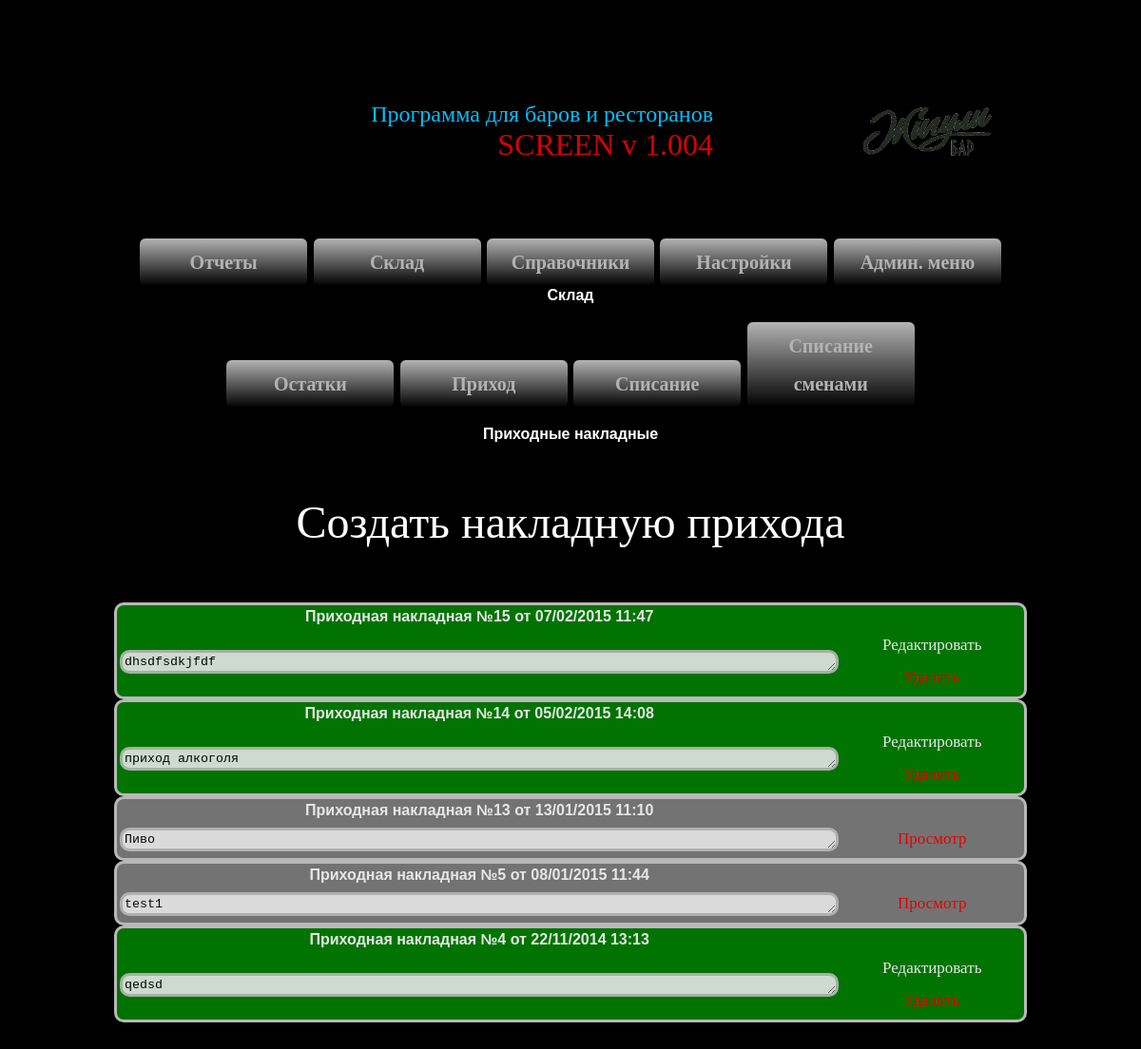
/localhost/index2.php?st=sklad&sp=prihod, run on the app's committed database.
### tables this page shows
CREATE TABLE IF NOT EXISTS `settings` (
  `id` int(11) NOT NULL AUTO_INCREMENT,
  `name` text NOT NULL,
  `value` text NOT NULL,
  `text` text NOT NULL,
  `visible` text NOT NULL,
  PRIMARY KEY (`id`)
);

CREATE TABLE IF NOT EXISTS `docs` (
  `id` int(11) NOT NULL AUTO_INCREMENT,
  `name` text NOT NULL,
  `type` text NOT NULL,
  `date` text NOT NULL,
  `status` text NOT NULL,
  `comment` text NOT NULL,
  PRIMARY KEY (`id`)
);

### localhost/conf.php (called while the page is built, shortened)
<?php
$ath = mysql_query("select * from settings where name='programm_version';");
if($ath)
{
while($author = mysql_fetch_array($ath))
$version = $author[value];
}
?>

### localhost/prihod.php (the view, shortened to what this page needs)
<center><b>Приходные накладные</b></center>
<br>
<br>
<a href='?st=sklad&sp=prihod_new'><font color='' size='+4'>Создать накладную прихода</font></a>
<br>
<br><br>
<?php
include"conf.php";
$ath = mysql_query("select * from docs WHERE type='in' ORDER BY id DESC;");
if($ath)
{
while($author = mysql_fetch_array($ath))
if ($author[id] <>'') {
$dt = date( 'd/m/Y H:i', $author[date] );
echo"
<center>
";
if ($author[status] == 'open') {
echo"<table width='80%' border='0' id='ugolkrug' bgcolor='green'>";
}
if ($author[status] == 'close') {
echo"<table width='80%' border='0' id='ugolkrug' bgcolor='gray'>";
}
echo"
<tr>
<td width='80%'>
<center><b>$author[name] №$author[id] от $dt</center>
</td>
<td width='20%'>
</td>
</tr>
<tr>
<td width='80%'>
<textarea name='names' rows='1' cols='12' style='width: 100%' id='ugolkrug'>$author[comment]</textarea>
</td>
<td width='20%'>
<center>
";
if ($author[status] == 'open') {
echo"<a href='?st=sklad&sp=prihod_edit&id=$author[id]'><font color='white'>Редактировать</font></a>
<br>
<a href='?st=sklad&sp=prihod&action=delete&id=$author[id]'><font color='red'>Удалить</font></a>";
}
if ($author[status] == 'close') {
echo"
<a href='?st=sklad&sp=prihod_view&id=$author[id]'><font color='red'>Просмотр</font></a>";
}
echo"
</center>
</td>
</tr>
</table>
</center>
";
}
}
?>
<br>
<br>
<br>

### localhost/index2.php (shortened to what this page needs)
<?php include"style.css"; include"conf.php"; ?>
<html>
<head>
<head>
</head>
<body>
<table  border="0" cellspacing="0" cellpadding="0" align="center" width='100%' height='100%'>
<tr>
<td width=25%'  >
<table  border="0" cellspacing="0" cellpadding="0" align="center" width='100%' height='10%'>
<tr>
<td width=50%'>
<p class='top3'>
<font color='deepskyblue' size='+2'>
Программа для баров и ресторанов</font><br><font color='darkskyblue' size='+3'>
SCREEN v <?php echo"$version"; ?></font></p>
</td>
</td>
<td width='10%'>
</td>
<td width='20%'>
<br><br>
<img src='img/logo2.png' style=" width: 50%;   border-radius: 30px; -webkit-border-radius: 30px; -moz-border-radius: 30px;">
<br>
<br>
<br>
</td>
</tr>
</table>
<center>
<table  border="0" cellspacing="0" cellpadding="0" align="center" width='100%' height='10%'>
<tr>
<td width=100%'>
<center>
<?php include"menu.php"; ?>
</center>
</td>
</tr>
</table>
</center>
<table  border="0" cellspacing="0" cellpadding="0" align="center" width='100%' height='70%'>
<tr>
<td width=100%'>
<center>
<?php
if ($_GET[st] == 'sklad') {include"sklad.php";}
?>
</center>
</td>
</tr>
</table>
</body>
</html>

### data on the page
settings: value "1.004"
docs: name "Приходная накладная", id "15", date "07/02/2015 11:47", names "dhsdfsdkjfdf"
docs: name "Приходная накладная", id "14", date "05/02/2015 14:08", names "приход алкоголя"
docs: name "Приходная накладная", id "13", date "13/01/2015 11:10", names "Пиво"
docs: name "Приходная накладная", id "5", date "08/01/2015 11:44", names "test1"
docs: name "Приходная накладная", id "4", date "22/11/2014 13:13", names "qedsd"
